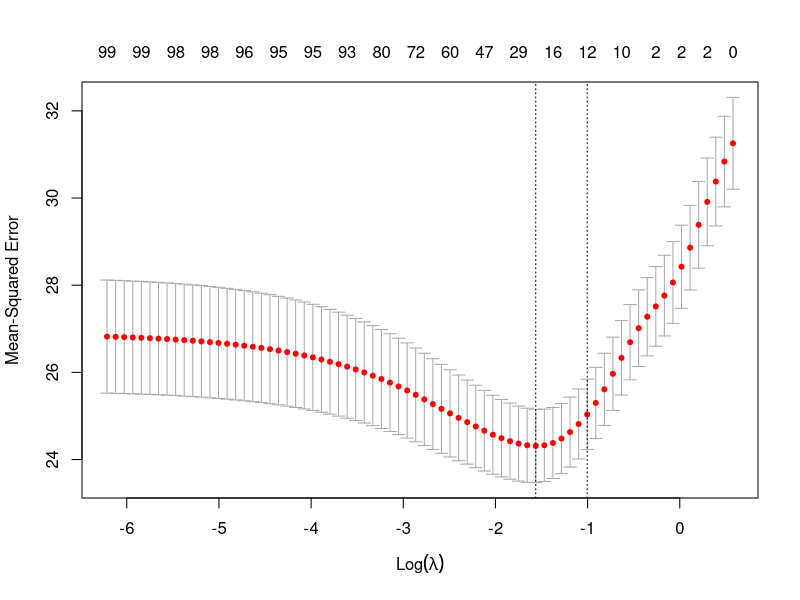
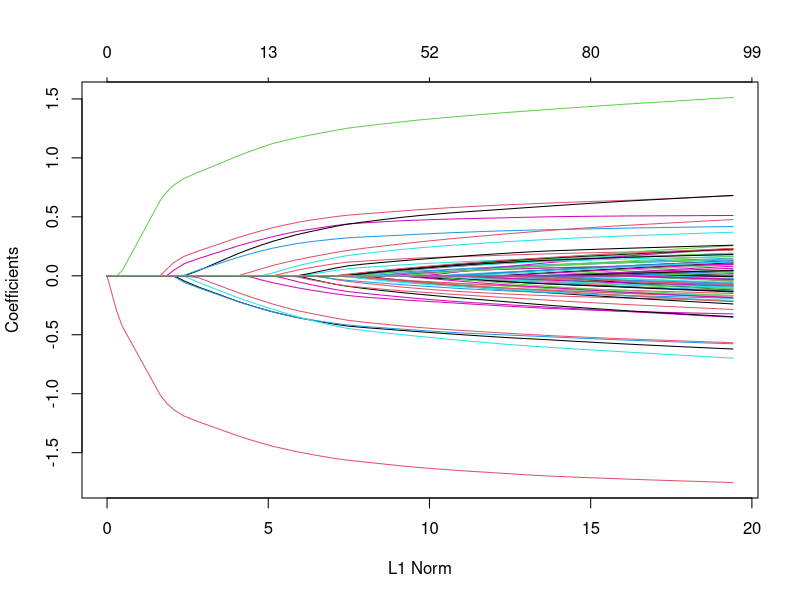
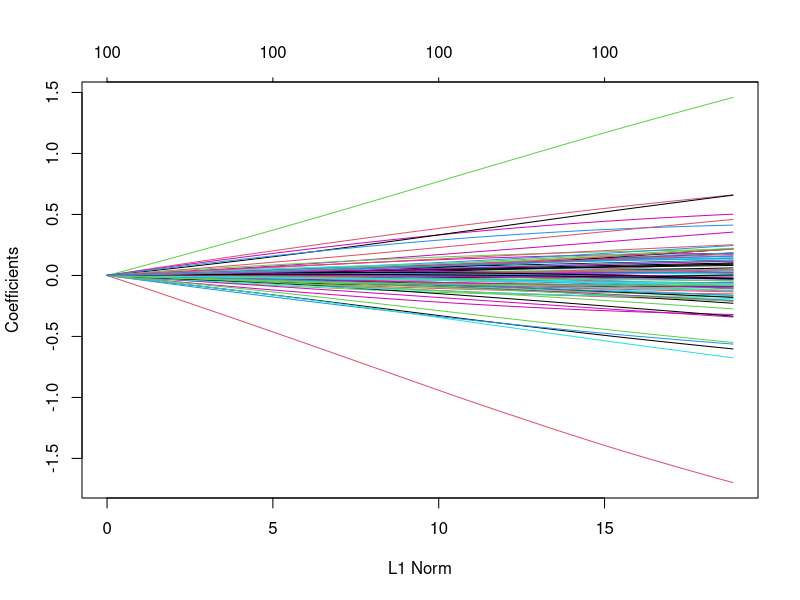

Source code (R) for these figures, in order:
library(glmnet)
set.seed(1010)
n=1000;p=100
nzc=trunc(p/10)

# define x as a bunch of random data
# NB: dim(x)=1000 x 100
x=matrix(rnorm(n*p),n,p)
# make a vector of lenght nzc (=10) of random #s
beta=rnorm(nzc)
# NB: %*% is matrix mult
fx= x[,seq(nzc)] %*% beta

# regression:
# ====
eps=rnorm(n)*5
# define y
# y=drop(fx+eps)
y=fx+eps
# do cv curve and show coeffs
cvob1=cv.glmnet(x,y)
plot(cvob1)
coef(cvob1)

# classification:
# ====
# now squish fx via logit
px=exp(fx)
px=px/(1+px)
# make a "binary"/"dichotomous" random variable
ly=rbinom(n=length(px),prob=px,size=1)
cvob3a=cv.glmnet(x,ly,family="binomial",type.measure="auc")

# regularization path
plot(glmnet(x,y))
# what if L2?
plot(glmnet(x,y,alpha=0))
